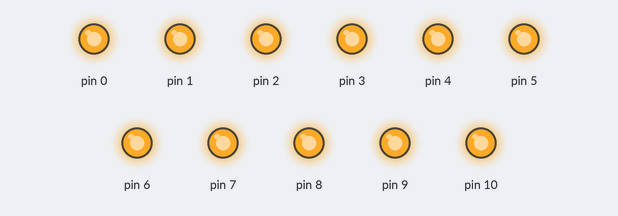
A sketch run on a simulated Arduino Uno, built with avr-gcc and run on an emulated ATmega328P. On the bench: output pins drawn as LEDs (lit = HIGH).

Above: at 0.5 s.
At 3.5 s:
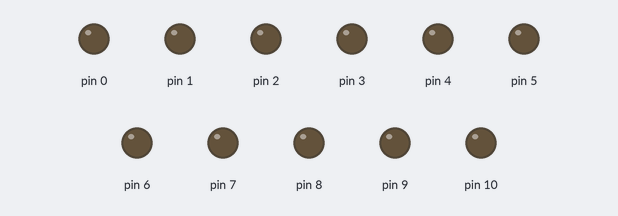
Timing chart, 0 to 4.6 s (numbered marks = the images above):
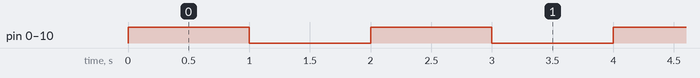

Measured:
- by itself, pin 0–10: alternates HIGH for 1.0 s and LOW for 1.0 s

The sketch:

Bai1.ino
```cpp
void setup() {
  for (int i = 0; i < 11; i++)
    pinMode(i, OUTPUT);

}

void loop() {
  for (int i = 0; i < 11; i++)
    digitalWrite(i, 1);

  delay(1000);

  for (int i = 0; i < 11; i++)
    digitalWrite(i, 0);

  delay(1000);
}
```
